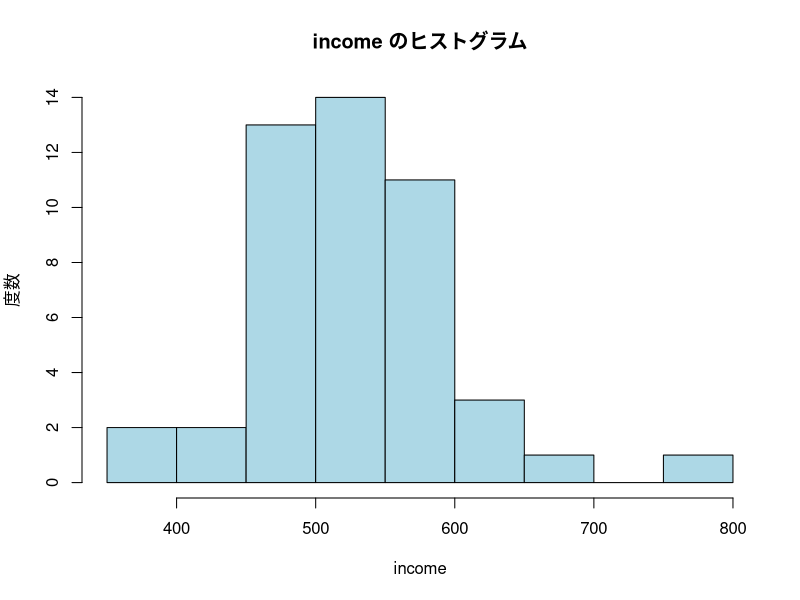

Recreate this plot in R. (Note: this script raises an error after producing the figure.)
# すべての課題を実行する統合スクリプト
cat("=================================================\n")
cat("課題の分析を開始します\n")
cat("=================================================\n\n")

cat("作業ディレクトリ:", getwd(), "\n\n")

# データの読み込み
cat("データを読み込んでいます...\n")
data <- read.csv("cv.csv", header = TRUE)
cat("データの読み込みが完了しました。\n")
cat("データサイズ:", nrow(data), "行 ×", ncol(data), "列\n\n")

# ken, area2, area3以外の変数を選択
numeric_vars <- data[, !names(data) %in% c("ken", "area2", "area3")]
cat("分析対象変数:", paste(names(numeric_vars), collapse = ", "), "\n\n")

# openxlsxパッケージの確認とインストール
if (!require(openxlsx)) {
  cat("openxlsxパッケージをインストールしています...\n")
  install.packages("openxlsx")
}
library(openxlsx)

# Excelワークブックを作成
wb <- createWorkbook()

# =================================================
# 課題① 母平均、中央値、母分散、母標準偏差の計算
# =================================================
cat("=================================================\n")
cat("課題① 基本統計量の計算\n")
cat("=================================================\n")

results1 <- data.frame(
  変数名 = character(),
  母平均 = numeric(),
  中央値 = numeric(),
  母分散 = numeric(),
  母標準偏差 = numeric(),
  stringsAsFactors = FALSE
)

for (col in names(numeric_vars)) {
  mean_val <- mean(numeric_vars[[col]], na.rm = TRUE)
  median_val <- median(numeric_vars[[col]], na.rm = TRUE)
  n <- sum(!is.na(numeric_vars[[col]]))
  var_pop <- sum((numeric_vars[[col]] - mean_val)^2, na.rm = TRUE) / n
  sd_pop <- sqrt(var_pop)

  results1 <- rbind(results1, data.frame(
    変数名 = col,
    母平均 = mean_val,
    中央値 = median_val,
    母分散 = var_pop,
    母標準偏差 = sd_pop
  ))
}

print(results1)
cat("\n")

# 課題①のシートを追加
addWorksheet(wb, "課題1_統計量")
writeData(wb, "課題1_統計量", results1)
setColWidths(wb, "課題1_統計量", cols = 1:5, widths = "auto")

cat("課題①が完了しました。\n\n")

# =================================================
# 課題② ヒストグラムの作成
# =================================================
cat("=================================================\n")
cat("課題② ヒストグラムの作成\n")
cat("=================================================\n")

# 課題②のシートを追加
addWorksheet(wb, "課題2_ヒストグラム")

# ヒストグラムディレクトリを作成
if (!dir.exists("histograms")) {
  dir.create("histograms")
}

row_position <- 1

for (col in names(numeric_vars)) {
  cat("  ", col, "のヒストグラムを作成中...\n")

  filename <- paste0("histograms/histogram_", col, ".png")

  png(filename, width = 600, height = 400)
  hist(numeric_vars[[col]],
    main = paste(col, "のヒストグラム"),
    xlab = col,
    ylab = "度数",
    col = "lightblue",
    border = "black"
  )
  dev.off()

  # Excelシートに画像を挿入
  insertImage(wb, "課題2_ヒストグラム",
    file = filename,
    startRow = row_position,
    startCol = 1,
    width = 6,
    height = 4
  )

  # 変数名をラベルとして追加
  writeData(wb, "課題2_ヒストグラム",
    x = col,
    startRow = row_position,
    startCol = 8
  )

  row_position <- row_position + 21
}

cat("課題②が完了しました。\n\n")

# =================================================
# 課題③ 母平均の95%信頼区間推定
# =================================================
cat("=================================================\n")
cat("課題③ 95%信頼区間の推定\n")
cat("=================================================\n")

results3 <- data.frame(
  変数名 = character(),
  標本平均 = numeric(),
  標本標準偏差 = numeric(),
  標本サイズ = integer(),
  標準誤差 = numeric(),
  下側信頼限界 = numeric(),
  上側信頼限界 = numeric(),
  stringsAsFactors = FALSE
)

for (col in names(numeric_vars)) {
  x <- numeric_vars[[col]]
  x <- x[!is.na(x)]
  n <- length(x)
  mean_x <- mean(x)
  sd_x <- sd(x)
  se <- sd_x / sqrt(n)

  alpha <- 0.05
  t_val <- qt(1 - alpha / 2, df = n - 1)
  lower <- mean_x - t_val * se
  upper <- mean_x + t_val * se

  results3 <- rbind(results3, data.frame(
    変数名 = col,
    標本平均 = mean_x,
    標本標準偏差 = sd_x,
    標本サイズ = n,
    標準誤差 = se,
    下側信頼限界 = lower,
    上側信頼限界 = upper
  ))
}

print(results3)
cat("\n")

# 課題③のシートを追加
addWorksheet(wb, "課題3_95%信頼区間")
writeData(wb, "課題3_95%信頼区間", results3)
setColWidths(wb, "課題3_95%信頼区間", cols = 1:7, widths = "auto")

cat("課題③が完了しました。\n\n")

# =================================================
# Excelファイルを保存
# =================================================
cat("=================================================\n")
cat("Excelファイルを保存しています...\n")
saveWorkbook(wb, "kadai_results.xlsx", overwrite = TRUE)
cat("kadai_results.xlsx に結果を保存しました。\n")
cat("=================================================\n\n")

cat("すべての課題が完了しました！\n")
cat("以下のファイルが生成されました:\n")
cat("  - kadai_results.xlsx (すべての結果)\n")
cat("  - histograms/ (ヒストグラム画像)\n")
